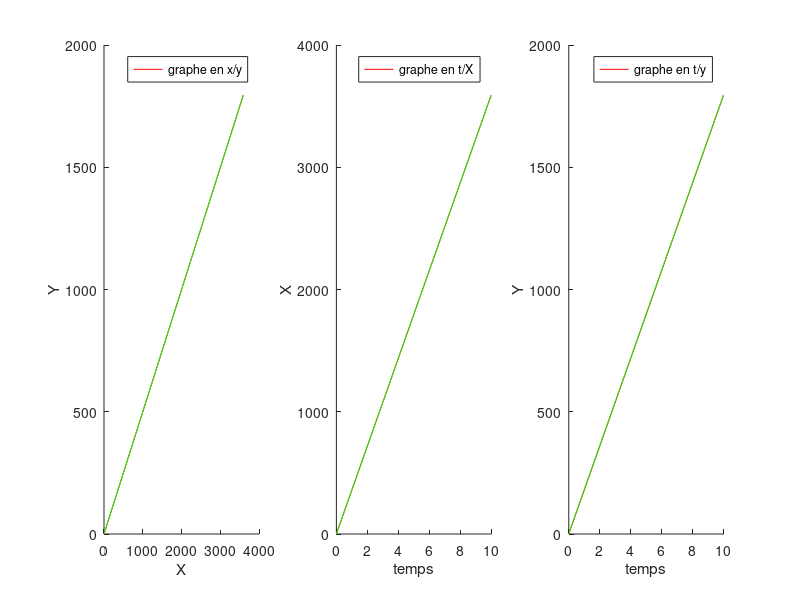
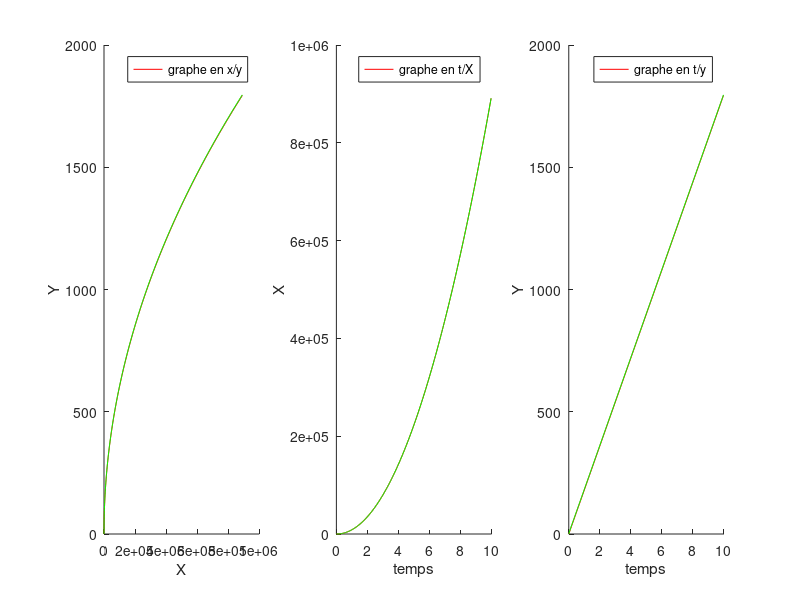

Write MATLAB code to recreate these figures, in order. (Note: this script raises an error after producing the figures.)
clear all;
figure(1);clf

%%droite (cas linéaire vitesse constante et acceleration null)
%% [4,4]

fe = 30; % fréquence d'échantillonnage
temps = 10; % temps total de mesure en seconde


vx = 3;
vy = 2;
Tx = 4;
Ty = 3;

vec_etat = zeros(temps*fe, 4); % [x ; y; vx, vy]
vec_etat(1:1:temps*fe,3) = vx;
vec_etat(1:1:temps*fe,4) = vy;
i = 2;
for t = 0:1/fe:temps-2/fe
   vec_etat(i,1) = vec_etat(i-1,1) + Tx * vec_etat(i-1,3);
   vec_etat(i,2) = vec_etat(i-1,2) + Ty * vec_etat(i-1,4);
   i = i+1;
end

%%



%%


%%Kalman Filter

%%declaration and initialisation of variables

A = [1 0 Tx 0; 0 1 0 Ty; 0 0 1 0; 0 0 0 1];
C = [1 0 0 0; 0 1 0 0; 0 0 1 0; 0 0 0 1];
sig1 = 2;
noise = 2;
R = zeros(4,4);
R(1,1) = sig1;
R(2,2) = sig1;
R(3,3) = sig1;
R(4,4) = sig1;
Q = zeros(4,4);
K = zeros(4);
K_save(1,:) = K(1);
X = [0 ; 0 ; 0; 0];
Xp = [0 ; 0 ; vx; vy];
P = eye(4);
X_sav(1,:) = X;
k = 2;
l = 2;
%%%
%%%---mesurement with noise-----------
j = 1;
for t1 = 0:1/fe:temps-1/fe
 Y(j,:) = C * vec_etat(j,:)' + noise;
 j = j+1;
end


%%begining of KF
for t1 = 0:1/fe:temps-2/fe

%%prediction next state and next covariance
   X = A*X;
   P = A*P*A' + Q;

%update the state and covarience
    K = P * C' * inv(C * P * C' + R);
    X = X + K * (Y(l,:)' - C * X);
    P = P - K * C * P;
        
    K_save(k,1) = K(1);
    X_sav(k,:) =  X;
    %p_sav(k,:) =  X;
    
    
l = l+1;
k = k+1;
end

taille = size(vec_etat);
s = taille(1);
t2=(0:1/fe:(s-1)/fe);
subplot(1, 3, 1);hold on;
plot(vec_etat(:,1),vec_etat(:,2),'r');hold on;
plot(X_sav(:,1),X_sav(:,2),'g');
legend('graphe en x/y');
xlabel('X');ylabel('Y');

subplot(1, 3, 2);hold on;
plot(t2,vec_etat(:,1),'r');hold on;
plot(t2,X_sav(:,1),'g');
legend('graphe en t/X');
xlabel('temps');ylabel('X');

subplot(1, 3, 3);hold on;
plot(t2,vec_etat(:,2),'r');hold on;
plot(t2,X_sav(:,2),'g');
legend('graphe en t/y');
xlabel('temps');ylabel('Y');




%%
%%% stright curve ax != 0 and ay = 0 [5,5]
clear all;
figure(2);clf

fe = 30; % fréquence d'échantillonnage
temps = 10; % temps total de mesure en seconde


vx = 8;
vy = 2;
Tx = 5;
Ty = 3;
Tvx = 2;
ax = 2;
vec_etat = zeros(temps*fe, 5); % [x ; y; vx, vy]
vec_etat(1:1:temps*fe,4) = vy;
vec_etat(1:1:temps*fe,5) = ax;
i = 2;
for t = 0:1/fe:temps-2/fe
   vec_etat(i,1) = vec_etat(i-1,1) + Tx * vec_etat(i-1,3);
   vec_etat(i,2) = vec_etat(i-1,2) + Ty * vec_etat(i-1,4);
   vec_etat(i,3) = vec_etat(i-1,3) + Tvx * vec_etat(i-1,5);
   
   i = i+1;
end

%%Kalman Filter

%%declaration and initialisation of variables

A = [1 0 Tx 0 0; 0 1 0 Ty 0 ; 0 0 1 0 Tvx; 0 0 0 1 0; 0 0 0 0 1];
C = [1 0 0 0 0; 0 1 0 0 0; 0 0 1 0 0; 0 0 0 1 0; 0 0 0 0 1];
F = eye(5);
sig1 = 2;
noise = 2;
R = zeros(5,5);
R(1,1) = sig1;
R(2,2) = sig1;
R(3,3) = sig1;
R(4,4) = sig1;
R(5,5) = sig1;
Q = zeros(5,5);
K = zeros(5);
K_save(1,:) = K(1);
X = [0 ; 0 ; 0; 0; 0];
Xp = [0 ; 0 ; 0; 0; 0];
P = eye(5);
X_sav(1,:) = X;
k = 2;
l = 2;
H = zeros(5,5);
%%%
%%%---mesurement with noise-----------
j = 1;
for t1 = 0:1/fe:temps-1/fe
 Y(j,:) = C * vec_etat(j,:)' + noise;
 j = j+1;
end


%%begining of KF
for t1 = 0:1/fe:temps-2/fe
%%%--calcule de la jacobienne H
   

%%prediction next state and next covariance
   X = A*X;
   P = A*P*A' + Q;

%update the state and covarience
    K = P * C' * inv(C * P * C' + R);
    X = X + K * (Y(l,:)' - C * X);
    P = P - K * C * P;
        
    K_save(k,1) = K(1);
    X_sav(k,:) =  X;
    %p_sav(k,:) =  X;
    
    
l = l+1;
k = k+1;
end

taille = size(vec_etat);
s = taille(1);
t2=(0:1/fe:(s-1)/fe);
subplot(1, 3, 1);hold on;
plot(vec_etat(:,1),vec_etat(:,2),'r');hold on;
plot(X_sav(:,1),X_sav(:,2),'g');
legend('graphe en x/y');
xlabel('X');ylabel('Y');

subplot(1, 3, 2);hold on;
plot(t2,vec_etat(:,1),'r');hold on;
plot(t2,X_sav(:,1),'g');
legend('graphe en t/X');
xlabel('temps');ylabel('X');

subplot(1, 3, 3);hold on;
plot(t2,vec_etat(:,2),'r');hold on;
plot(t2,X_sav(:,2),'g');
legend('graphe en t/y');
xlabel('temps');ylabel('Y');






%%
%%% stright curve ax != 0 and ay != 0 [6,6]
clear all;
figure(3);clf

fe = 30; % fréquence d'échantillonnage
temps = 10; % temps total de mesure en seconde

Tx = 5;
Ty = 3;
Tvx = 3;
Tvy = 2;
ax = 3;
ay = 2;
vec_etat = zeros(temps*fe, 6); % [x ; y; vx; vy] 
vec_etat(1:1:temps*fe,5) = ax;
vec_etat(1:1:temps*fe,6) = ay;
i = 2;
for t = 0:1/fe:temps-2/fe
   vec_etat(i,1) = vec_etat(i-1,1) + Tx * vec_etat(i-1,3);
   vec_etat(i,2) = vec_etat(i-1,2) + Ty * vec_etat(i-1,4);
   vec_etat(i,3) = vec_etat(i-1,3) + Tvx * vec_etat(i-1,5);
   vec_etat(i,4) = vec_etat(i-1,4) + Tvy * vec_etat(i-1,6);
   
   i = i+1;
end

%%Kalman Filter

%%declaration and initialisation of variables

A = [1 0 Tx 0 0 0; 0 1 0 Ty 0 0; 0 0 1 0 Tvx 0; 0 0 0 1 0 Tvy; 0 0 0 0 1 0; 0 0 0 0 0 1];
C = [1 0 0 0 0 0; 0 1 0 0 0 0; 0 0 1 0 0 0; 0 0 0 1 0 0; 0 0 0 0 1 0; 0 0 0 0 0 1];
F = eye(5);
sig1 = 2;
noise = 2;
R = zeros(6,6);
R(1,1) = sig1;
R(2,2) = sig1;
R(3,3) = sig1;
R(4,4) = sig1;
R(5,5) = sig1;
R(6,6) = sig1;
Q = zeros(6,6);
K = zeros(6);
K_save(1,:) = K(1);
X = [0 ; 0 ; 0; 0; 0; 0];
Xp = [0 ; 0 ; 0; 0; 0; 0];
P = eye(6);
X_sav(1,:) = X;
k = 2;
l = 2;
H = zeros(6,6);
%%%
%%%---mesurement with noise-----------
j = 1;
for t1 = 0:1/fe:temps-1/fe
 Y(j,:) = C * vec_etat(j,:)' + noise;
 j = j+1;
end


%%begining of KF
for t1 = 0:1/fe:temps-2/fe
%%%--calcule de la jacobienne H
   

%%prediction next state and next covariance
   X = A*X;
   P = A*P*A' + Q;

%update the state and covarience
    K = P * C' * inv(C * P * C' + R);
    X = X + K * (Y(l,:)' - C * X);
    P = P - K * C * P;
        
    K_save(k,1) = K(1);
    X_sav(k,:) =  X;
    %p_sav(k,:) =  X;
    
    
l = l+1;
k = k+1;
end

taille = size(vec_etat);
s = taille(1);
t2=(0:1/fe:(s-1)/fe);
subplot(1, 3, 1);hold on;
plot(vec_etat(:,1),vec_etat(:,2),'r');hold on;
plot(X_sav(:,1),X_sav(:,2),'g');
legend('graphe en x/y');
xlabel('X');ylabel('Y');

subplot(1, 3, 2);hold on;
plot(t2,vec_etat(:,1),'r');hold on;
plot(t2,X_sav(:,1),'g');
legend('graphe en t/X');
xlabel('temps');ylabel('X');

subplot(1, 3, 3);hold on;
plot(t2,vec_etat(:,2),'r');hold on;
plot(t2,X_sav(:,2),'g');
legend('graphe en t/y');
xlabel('temps');ylabel('Y');


%%





%%
%%la balestique

clear all;
figure(3);clf

fe = 30; % fréquence d'échantillonnage
temps = 10; % temps total de mesure en seconde

Tx = 5;
Ty = 3;
Tvx = 3;
Tvy = 2;
ax = 3;
ay = 2;
vec_etat = zeros(temps*fe, 6); % [x ; y; vx; vy] 
vec_etat(1:1:temps*fe,5) = ax;
vec_etat(1:1:temps*fe,6) = ay;
i = 2;
for t = 0:1/fe:temps-2/fe
   vec_etat(i,1) = vec_etat(i-1,3) * Tx * cos(teta);
   vec_etat(i,2) = vec_etat(i-1,2) + vec_etat(i-1)*Ty * vec_etat(i-1,4);
   vec_etat(i,3) = vec_etat(i-1,3) + Tvx * vec_etat(i-1,5);
   vec_etat(i,4) = vec_etat(i-1,4) + Tvy * vec_etat(i-1,6);
   
   i = i+1;
end

%%Kalman Filter

%%declaration and initialisation of variables

A = [1 0 Tx 0 0 0; 0 1 0 Ty 0 0; 0 0 1 0 Tvx 0; 0 0 0 1 0 Tvy; 0 0 0 0 1 0; 0 0 0 0 0 1];
C = [1 0 0 0 0 0; 0 1 0 0 0 0; 0 0 1 0 0 0; 0 0 0 1 0 0; 0 0 0 0 1 0; 0 0 0 0 0 1];
F = eye(5);
sig1 = 2;
noise = 2;
R = zeros(6,6);
R(1,1) = sig1;
R(2,2) = sig1;
R(3,3) = sig1;
R(4,4) = sig1;
R(5,5) = sig1;
R(6,6) = sig1;
Q = zeros(6,6);
K = zeros(6);
K_save(1,:) = K(1);
X = [0 ; 0 ; 0; 0; 0; 0];
Xp = [0 ; 0 ; 0; 0; 0; 0];
P = eye(6);
X_sav(1,:) = X;
k = 2;
l = 2;
H = zeros(6,6);
%%%
%%%---mesurement with noise-----------
j = 1;
for t1 = 0:1/fe:temps-1/fe
 Y(j,:) = C * vec_etat(j,:)' + noise;
 j = j+1;
end


%%begining of KF
for t1 = 0:1/fe:temps-2/fe
%%%--calcule de la jacobienne H
   

%%prediction next state and next covariance
   X = A*X;
   P = A*P*A' + Q;

%update the state and covarience
    K = P * C' * inv(C * P * C' + R);
    X = X + K * (Y(l,:)' - C * X);
    P = P - K * C * P;
        
    K_save(k,1) = K(1);
    X_sav(k,:) =  X;
    %p_sav(k,:) =  X;
    
    
l = l+1;
k = k+1;
end

taille = size(vec_etat);
s = taille(1);
t2=(0:1/fe:(s-1)/fe);
subplot(1, 3, 1);hold on;
plot(vec_etat(:,1),vec_etat(:,2),'r');hold on;
plot(X_sav(:,1),X_sav(:,2),'g');
legend('graphe en x/y');
xlabel('X');ylabel('Y');

subplot(1, 3, 2);hold on;
plot(t2,vec_etat(:,1),'r');hold on;
plot(t2,X_sav(:,1),'g');
legend('graphe en t/X');
xlabel('temps');ylabel('X');

subplot(1, 3, 3);hold on;
plot(t2,vec_etat(:,2),'r');hold on;
plot(t2,X_sav(:,2),'g');
legend('graphe en t/y');
xlabel('temps');ylabel('Y');



